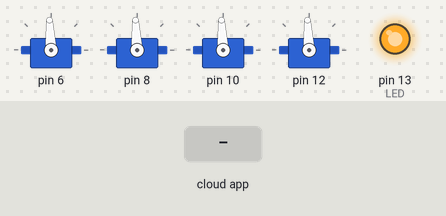
The sketch below on a simulated Arduino Uno, built with avr-gcc and run on an emulated ATmega328P. Shown: 4 × servo, output pins drawn as LEDs (lit = HIGH). Inputs (shaded band) come from the test bench. The ROS host is connected and sends only what is stated.

Above: at 2.2 s.
2.3 s: the phone or cloud app sets linear.x to 100
At 2.8 s:
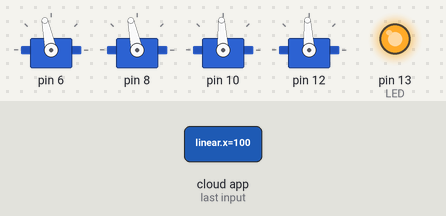
3.8 s: the phone or cloud app sets angular.z to -100
At 4.3 s:
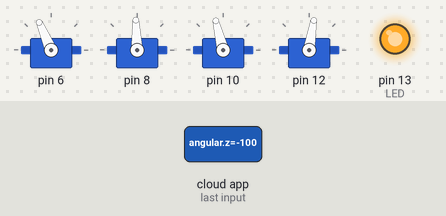
5.3 s: the phone or cloud app sets linear.x to -100
At 5.9 s:
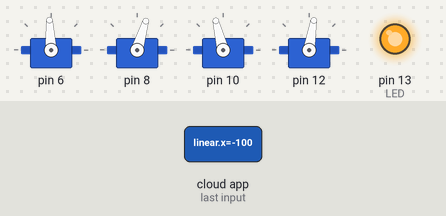
6.8 s: the phone or cloud app sets angular.z to 100
At 7.5 s:
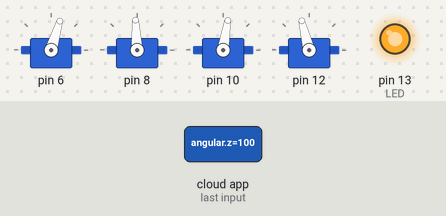
8.3 s: the phone or cloud app sets linear.x to 0
At 9.1 s:
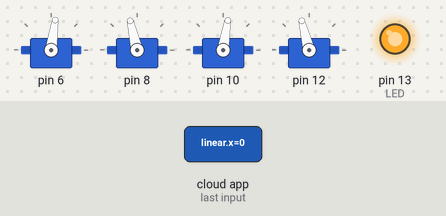
9.8 s: the phone or cloud app sets angular.z to 0
At 10.7 s:
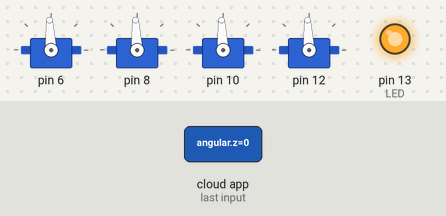
Timing chart, 0 to 12.3 s (numbered marks = the images above; inputs shaded):
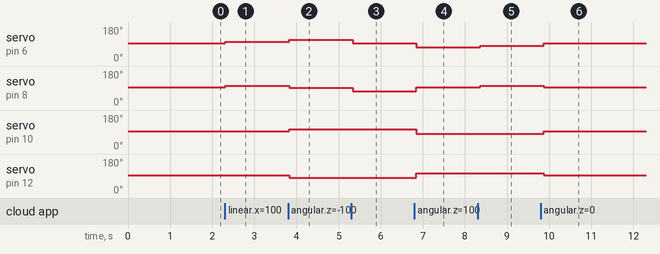

Measured:
- after the input at 2.3 s, servo on pin 6, servo on pin 8: 93° → 102° at once
- after the input at 3.8 s, servo on pin 6: 102° → 113° at once; servo on pin 8: 102° → 92° at once; servo on pin 10: 93° → 104° at once; servo on pin 12: 93° → 81° at once
- after the input at 5.3 s, servo on pin 6: 113° → 93° at once; servo on pin 8: 92° → 73° at once
- after the input at 6.8 s, servo on pin 6: 93° → 73° after 0.05 s; servo on pin 8: 73° → 93° after 0.05 s; servo on pin 10: 104° → 81° after 0.05 s; servo on pin 12: 81° → 104° after 0.05 s
- after the input at 8.3 s, servo on pin 6: 73° → 82° after 0.06 s; servo on pin 8: 93° → 103° after 0.06 s
- after the input at 9.8 s, servo on pin 6: 82° → 93° after 0.07 s; servo on pin 8: 103° → 93° after 0.07 s; servo on pin 10: 81° → 93° after 0.07 s; servo on pin 12: 104° → 93° after 0.07 s

The sketch:

thrust_allocation_example.ino
```cpp
#include <ros.h>
#include <geometry_msgs/Twist.h>
#include <std_msgs/Float64.h>
#include <ThrustAllocation.h>

// ----- Variables -----
double u,v,r;
double pwm_out = 0; //return values for ThrustAllocation library
int state = 0; // to toggle LED
const int LED = 13;
std_msgs::Float64 test; // publisher's variables for testting


// ----- ROS and Calback declarations ------
void callback(const geometry_msgs::Twist&); //declaration
ros::NodeHandle nh;
ros::Subscriber<geometry_msgs::Twist> sub_twist("/mallard/thruster_command", &callback);
ros::Publisher pub1("teensy_test_topic",&test); //for testing prurposes


// ----- Constructor -----
// Thruster initialization: Servo.attach() and Servo.writeMiliseconds(initial_value)
// Each thruster gets its pin assignment (pin numbers) and initial pwm value. Must be outside of setup().
ThrustAllocation allocate(6,8,10,12);

// ----- Setup -----
void setup()
{
  nh.initNode();

  //Start subscriber and listen to incomming messages.
  //If message present init callback and pass Twist message.
  nh.subscribe(sub_twist);
  //adveriste on topic for testing
  nh.advertise(pub1);

  // show output on led
  pinMode(LED,OUTPUT);
  digitalWrite(LED,HIGH);
  delay(1000);
}

// ----- Calback definition -----
void callback(const geometry_msgs::Twist& twist_msg)
{
    // Get velocity commands from Twist
    u = twist_msg.linear.x;
    v = twist_msg.linear.y;
    r = twist_msg.angular.z;

    // Thrust alloccation happens here. Pass the vector of linear and angular velocities (u,v,r)
    // to get distributed vecor (pwm1,2,3 and 4) to all four thrusters of Mallard. The pwm_out is
    // for testing purposes only. Switch between return value of _pwm* inside ThrustAllocation.cpp to test different output.
    pwm_out = allocate.output_pwm(u,v,r);
    // This worked as well (problems with this?):
    // pwm_out = allocate.output_pwm(twist_msg);

    //Publish to test...
     test.data = pwm_out;
     pub1.publish(&test);

//... and blink LED
//     digitalWrite(LED, (state) ? HIGH:LOW);
//     state = !state;
}

// ----- Main Loop ------
void loop()
{
  nh.spinOnce();
  delay(100); //miliseconds
}
```
